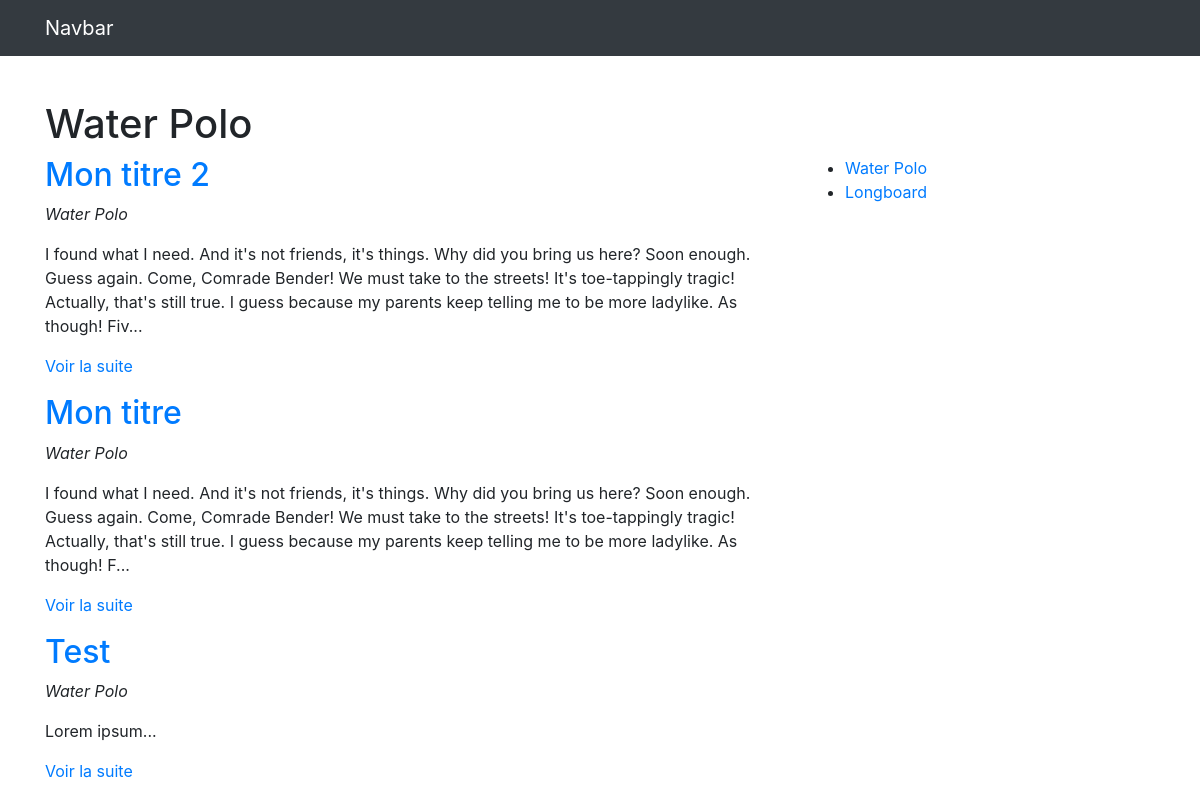
Page /index.php?p=posts.category&id=1 on the committed database.
### tables this page shows
CREATE TABLE IF NOT EXISTS `categories` (
  `id` int(11) NOT NULL AUTO_INCREMENT,
  `titre` varchar(255) DEFAULT NULL,
  PRIMARY KEY (`id`)
);

CREATE TABLE IF NOT EXISTS `articles` (
  `id` int(11) NOT NULL AUTO_INCREMENT,
  `titre` varchar(255) NOT NULL,
  `contenu` longtext NOT NULL,
  `date` datetime DEFAULT NULL,
  `category_id` int(11) NOT NULL,
  PRIMARY KEY (`id`),
  KEY `category_id` (`category_id`)
);

### app/App.php (called while the page is built, shortened)
<?php
class App {
    private static $_instance;
    private $db_instance;
    public static function getInstance(){
        if(is_null(self::$_instance)){
            self::$_instance = new App();
        }
        return self::$_instance;
    }
    public static function load(){
        require ROOT . '/app/Autoloader.php';
        require ROOT . '/core/Autoloader.php';
    }
    public function getTable($name){
        return new $class_name($this->getDb());
    }
    public function getDb(){
        $config = Config::getInstance(ROOT . '/config/config.php');
        if(is_null($this->db_instance)){
            $this->db_instance = new MysqlDatabase($config->get('db_name'), $config->get('db_user'), $config->get('db_pass'), $config->get('db_host'));
        }
        return $this->db_instance;
    }
}

### app/Autoloader.php (called while the page is built, shortened)
<?php
class Autoloader {
    static function autoload($class){
        if (strpos($class, __NAMESPACE__ . '\\') === 0) {
            $class = str_replace(__NAMESPACE__ . '\\', '', $class);
        }
    }
}

### core/Autoloader.php (called while the page is built, shortened)
<?php
class Autoloader {
    static function autoload($class){
        if (strpos($class, __NAMESPACE__ . '\\') === 0) {
            $class = str_replace(__NAMESPACE__ . '\\', '', $class);
        }
    }
}

### config/config.php (called while the page is built)
<?php
return array(
    "db_user" => "root",
    "db_pass" => "",
    "db_host" => "localhost",
    "db_name" => "blog",
);

### core/Config.php (called while the page is built, shortened)
<?php
class Config
{
    private $settings = [];
    private static $_instance;
    public static function getInstance($file){
        if(is_null(self::$_instance)){
            self::$_instance = new Config($file);
        }
        return self::$_instance;
    }
    public function __construct($file) {
        $this->settings = require($file);
    }
    public function get($key){
        return $this->settings[$key];
    }
}

### core/Table/Table.php (called while the page is built, shortened)
<?php
class Table
{
    protected $table;
    protected $db;
    public function __construct(Database $db)
    {
        $this->db = $db;
    }
    public function all(){
        return $this->query('SELECT * FROM ' . $this->table);
    }
    public function find($id){
        return $this->query("SELECT * FROM {$this->table} WHERE id = ?", [$id], true);
    }
    public function query($statement, $attributes = null, $one = false) {
        if($attributes){
            return $this->db->prepare(
                $statement,
                $attributes,
                str_replace('Table', 'Entity', get_class($this)),
                $one
            );
        } else {
            return $this->db->query(
                $statement,
                str_replace('Table', 'Entity', get_class($this)),
                $one
            );
        }
    }
}

### core/Database/MysqlDatabase.php (called while the page is built, shortened)
<?php
class MysqlDatabase extends Database {
    private $pdo;
    private function getPDO() {
        if($this->pdo === null) {
            $pdo = new PDO('mysql:dbname=blog;host=localhost', 'root', '');
            $pdo->setAttribute(PDO::ATTR_ERRMODE, PDO::ERRMODE_EXCEPTION);
            $this->pdo = $pdo;
        }
        return $this->pdo;
    }
    public function query($statement, $class_name = null, $one = false) {
        $req = $this->getPDO()->query($statement);
        if($class_name === null){
            $req->setFetchMode(PDO::FETCH_OBJ);
        } else {
            $req->setFetchMode(PDO::FETCH_CLASS, $class_name);
        }
        if($one) {
            $datas = $req->fetch();
        } else {
            $datas = $req->fetchAll();
        }
        return $datas;
    }
    public function prepare($statement, $attributes, $class_name = null, $one = false){
        $req = $this->getPDO()->prepare($statement);
        $res = $req->execute($attributes);
        if($class_name === null){
            $req->setFetchMode(PDO::FETCH_OBJ);
        } else {
            $req->setFetchMode(PDO::FETCH_CLASS, $class_name);
        }
        if($one) {
            $datas = $req->fetch();
        } else {
            $datas = $req->fetchAll();
        }
        return $datas;
    }
}

### app/Table/PostTable.php (called while the page is built, shortened)
<?php
class PostTable extends Table
{
    public function  lastByCategory($category_id){
        return $this->query("
            SELECT articles.id, articles.titre, articles.contenu, articles.date, categories.titre as categorie
            FROM articles
            LEFT JOIN categories ON category_id = categories.id
            WHERE articles.category_id = ?
            ORDER BY articles.date DESC", [$category_id]);
    }
}

### core/Entity/Entity.php (called while the page is built, shortened)
<?php
class Entity
{
    public function __get($key){
        $method = 'get' . ucfirst($key);
        $this->$key = $this->$method();
        return $this->$key;
    }
}

### app/Entity/CategoryEntity.php (called while the page is built, shortened)
<?php
class CategoryEntity extends Entity {
    public function getUrl(){
        return 'index.php?p=posts.category&id=' . $this->id;
    }
}

### pages/posts/category.php (the view, shortened to what this page needs)
<?php
$app = App::getInstance();
$categorie = $app->getTable('Category')->find($_GET['id']);
$articles = $app->getTable('Post')->lastByCategory($_GET['id']);
$categories = $app->getTable('Category')->all();
?>
<h1><?= $categorie->titre ?></h1>
<div class="row">
    <div class="col-sm-8">
        <?php foreach($articles as $post): ?>
            <h2><a href="<?= $post->url; ?>"><?= $post->titre; ?></a></h2>
            <p><em><?= $post->categorie; ?></em></p>
            <p><?= $post->extrait; ?></p>
        <?php endforeach; ?>
    </div>
    <div class="col-sm-4">
        <ul>
        <?php foreach($categories as $categorie): ?>
            <li><a href="<?= $categorie->url ?>"><?= $categorie->titre; ?></a></li>
        <?php endforeach; ?>
        </ul>
    </div>
</div>

### app/Entity/PostEntity.php (shortened to what this page needs)
<?php
class PostEntity extends Entity {
    public function getUrl(){
        return 'index.php?p=posts.show&id=' . $this->id;
    }
    public function getExtrait(){
        $html = '<p>' . substr($this->contenu,0, 300) . '...</p>';
        $html .= '<p><a href="' . $this->getURL(). '">Voir la suite</a></p>';
        return $html;
    }
}

### rows in the picture
categories: titre "Water Polo"
articles: titre "Mon titre 2", category.titre "Water Polo", contenu "I found what I need. And it's not friends, it's things. Why did you bring us here? Soon enough. Guess again. Come, Comrade Bender! We must take to the streets! It's toe-tappingly tragic! Actually, that's still true. I guess because my parents keep telling me to be more ladylike. As though! Fiv"
articles: titre "Mon titre", category.titre "Water Polo", contenu "I found what I need. And it's not friends, it's things. Why did you bring us here? Soon enough. Guess again. Come, Comrade Bender! We must take to the streets! It's toe-tappingly tragic! Actually, that's still true. I guess because my parents keep telling me to be more ladylike. As though! F"
articles: titre "Test", category.titre "Water Polo", contenu "Lorem ipsum"
categories: titre "Longboard"
